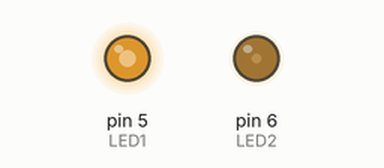
Bench run of a sketch on a simulated Arduino Uno, built with avr-gcc and run on an emulated ATmega328P. On the bench: output pins drawn as LEDs (lit = HIGH).

Above: at 1.0 s.
Timing chart, 0 to 40.0 s (numbered marks = the images above):
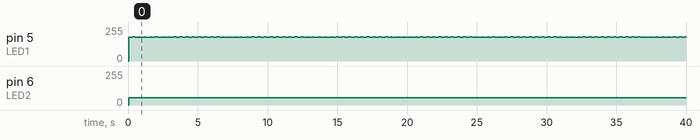

The sketch:

PWMBreathingLEDs.ino
```cpp
const int LED1 = 5; // succesive PWM pins
const int LED2 = 6; // LED pins, get high portion of PWM signal
// could choose to not use succesive ones and write logic in loop that skips irrelevant pins
void setup()
{
  pinMode(LED1, OUTPUT);
  pinMode(LED2, OUTPUT);
}

void loop()
{
  for(int i = LED1; i <= LED2; ++i){
    if(i == LED1){
      for(int Duty = 0; Duty < 256; ++Duty){
        analogWrite(LED1, Duty);
      }
    }
    //delay(1000);
    if(i == LED2){
        for(int Duty = 255; Duty >= 0; --Duty){
         analogWrite(LED2, Duty);
       }
    }
  }


}
```

Measured:
- by itself, pin 5 (LED1): moves between 177/255 and 183/255, repeating every 2.6 s
- by itself, pin 6 (LED2): 0/255 → 53/255 at 0.04 s
